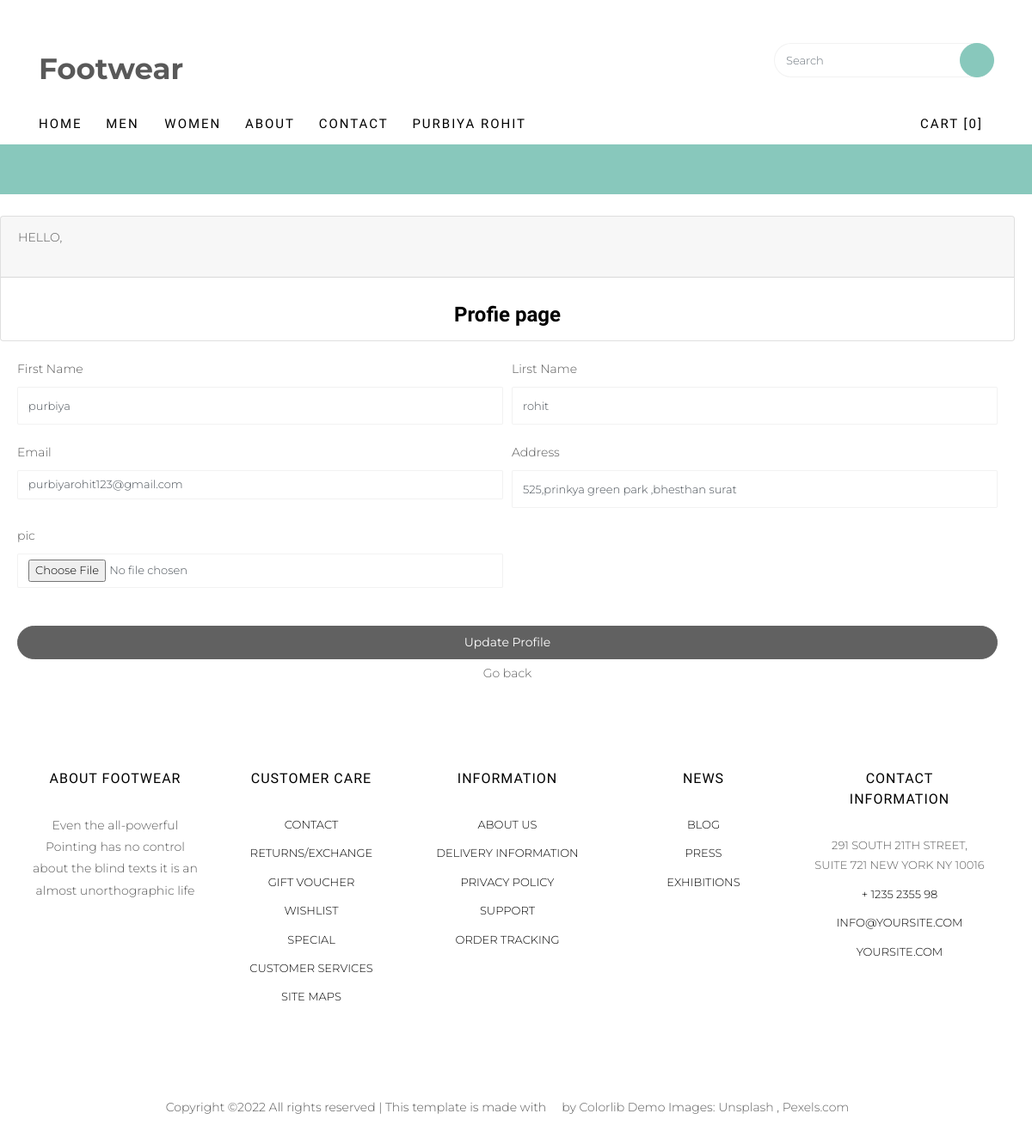
Page /client-profile/ (signed in) on the earlier database version.
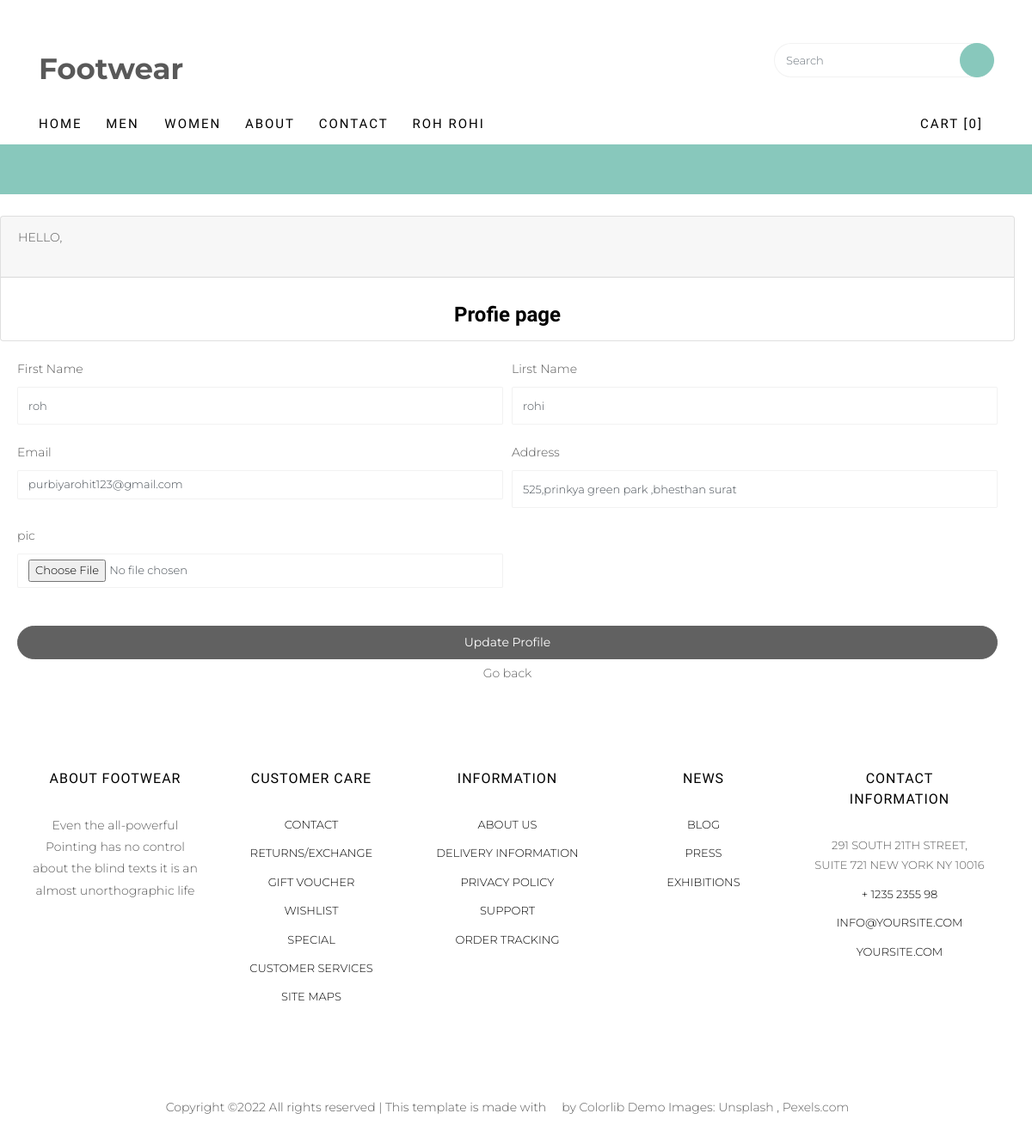
Same page on the later database version.
### shoesapp/models.py (models this page shows, shortened)
class Client(models.Model):
    fname = models.CharField(max_length=50,null=True)
    lname = models.CharField(max_length=50,null=True)
    email = models.EmailField(unique=True,null=True)
    password = models.CharField(max_length=25,null=True)
    address = models.TextField(null= True)
    pic = models.FileField(upload_to='Profile Pic',default='avtar.png',null=True)

### shoesapp/views.py (the view, shortened to what this page needs)
# urls.py: path('client-profile/',views.cprofile,name='client-profile'),
def cprofile(request):
    cid =Client.objects.get(email=request.session['cemail'])
    return render(request,'cprofile.html',{'cid':cid})

### shoesapp/TEMPLATES/cprofile.html (shortened to what this page needs)
{% extends 'head.html' %}
{% load static %}
{% block head %}
<div class="content-body">
    <div class="container-flcid">
        <div class="row page-titles mx-0">
            <div class="col-sm-18 p-md-0">
 <br>
<div class="card">
    <div class="card-header">
        <p>HELLO,{{cid.name}}</p>
        <p>{{msg}}</p></div><br>
        <h4 class="card-title" style="text-align: center;"><b>Profie page</b></h4>
    </div>
    <div class="card-body">
        <div class="basic-form">
            <form>
                <div class="form-row">
                    <div class="form-group col-md-6">
                        <label> First Name </label>
                        <input name="fname" type="text" class="form-control" value="{{cid.fname}}">
                    </div>
                    <div class="form-group col-md-6">
                        <label> Lirst Name</label>
                        <input name="lname" type="text" class="form-control" value="{{cid.lname}}">
                    </div>
                    <div class="form-group col-md-6">
                        <label>Email</label>
                        <input name="email" type="email" disabled class="form-control" value="{{cid.email}}">
                    </div>
                    <div class="form-group col-md-6">
                        <label>Address</label>
                        <input name="address" type="text" class="form-control" value="{{cid.address}}">
                    </div>
                    <div class="form-group col-md-6">
                        <label>pic</label>
                        <input name="pic" type="file" class="form-control" value="{{cid.pic}}">
                    </div>
                </div>
                <div class="text-center mt-4">
                    <button type="submit" value="update profile" class="btn btn-primary btn-block">Update Profile</button>
                    <a button href="{% url 'client-clogin' %}">Go back</button></a>
{% endblock %}

### shoesapp/TEMPLATES/head.html (shortened to what the changed rows need)
{% load static %}
<!DOCTYPE HTML>
<html>
	<head>
	<link rel="stylesheet" href="{% static 'assets/css/animate.css' %}">
	<link rel="stylesheet" href="{% static 'assets/css/icomoon.css' %}">
	<link rel="stylesheet" href="{% static 'assets/css/ionicons.min.css' %}">
	<link rel="stylesheet" href="{% static 'assets/css/bootstrap.min.css' %}">
	<link rel="stylesheet" href="{% static 'assets/css/magnific-popup.css' %}">
	<link rel="stylesheet" href="{% static 'assets/css/flexslider.css' %}">
	<link rel="stylesheet" href="{% static 'assets/css/owl.carousel.min.css' %}">
	<link rel="stylesheet" href="{% static 'assets/css/owl.theme.default.min.css' %}">
	<link rel="stylesheet" href="{% static 'assets/css/bootstrap-datepicker.css' %}">
	<link rel="stylesheet" href="{% static 'fonts/flaticon/font/flaticon.css' %}">
	<link rel="stylesheet" href="{% static 'assets/css/style.css' %}">
	</head>
	<body>
	<div id="page">
		<nav class="colorlib-nav" role="navigation">
			<div class="top-menu">
				<div class="container">
					<div class="row">
						<div class="col-sm-12 text-left menu-1">
							<ul>
								{% if request.session.cemail  %}
								<li class="has-dropdown">
									<a href= "">{{cid.fname}} {{cid.lname}}</a>
								</li>
								{% else %}
								<li><a href="{% url 'client-clogin' %}">Login</a></li>
								<li><a href="{% url 'client-cregister' %}">Register</a></li>
								{% endif %}
							</ul>
						</div>
					</div>
				</div>
			</div>
		</nav>
        {% block head %}
        {% endblock %}
	</body>
</html>

Differences in the rows shown:
changed Client "purbiyarohit123@gmail.com": fname "PURBIYA" → "ROH"; lname "ROHIT" → "ROHI"; fname "purbiya" → "roh"; lname "rohit" → "rohi"
